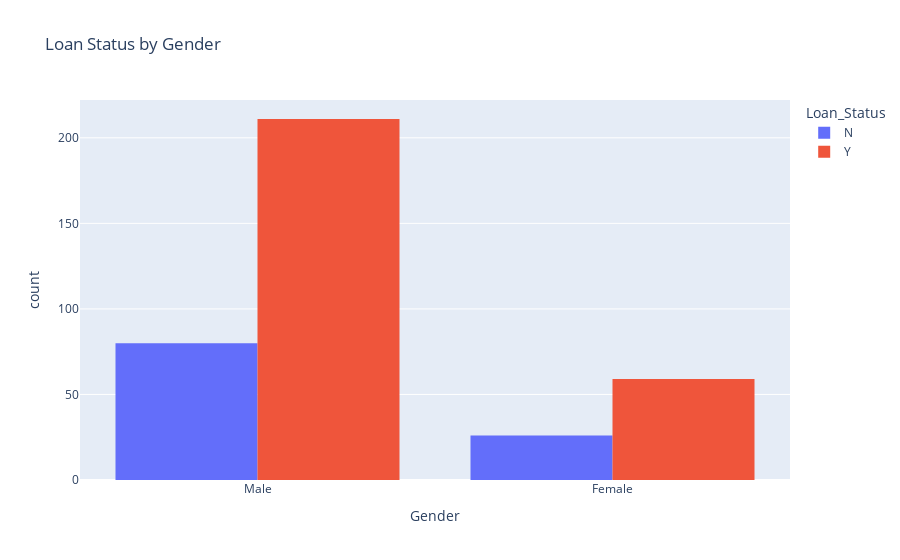

The notebook cell saved with this chart:
### Code cell
px.histogram(raw_df,x='Gender',color='Loan_Status',barmode="group",title="Loan Status by Gender")

### Figure 1 — Plotly figure (JSON) as saved in the notebook; plotly's stock layout.template omitted (floating-point values rounded to 4 significant figures; data arrays with more than 128 entries replaced by an {"elided": "..."} marker saying what was removed)
{"data": [{"alignmentgroup": "True", "bingroup": "x", "hovertemplate": "Loan_Status=N<br>Gender=%{x}<br>count=%{y}<extra></extra>", "legendgroup": "N", "marker": {"color": "#636efa", "pattern": {"shape": ""}}, "name": "N", "offsetgroup": "N", "orientation": "v", "showlegend": true, "type": "histogram", "x": ["Male", "Male", "Female", "Male", "Male", "Male", null, "Male", "Male", "Male", "Male", "Male", "Female", "Female", "Male", "Male", "Female", "Male", "Female", "Male", "Male", "Male", "Male", "Female", "Male", "Male", "Male", "Male", "Female", "Male", "Male", "Male", "Male", "Male", "Male", "Male", "Male", "Male", "Male", "Male", "Male", "Male", "Male", "Female", "Male", "Male", "Male", "Female", "Female", "Male", "Female", "Male", "Male", "Female", "Female", "Female", "Female", "Male", "Male", "Female", "Male", "Male", "Male", "Male", "Male", "Male", "Female", "Female", "Male", "Male", "Female", "Female", "Male", "Female", "Male", "Male", "Male", "Male", "Male", "Male", "Male", "Male", "Male", null, "Male", "Male", "Male", "Male", null, "Male", "Male", "Male", "Female", "Male", "Male", "Female", "Male", "Female", "Male", "Male", "Female", "Male", "Male", null, "Male", "Male", "Male", "Male", "Male", "Female"], "xaxis": "x", "yaxis": "y"}, {"alignmentgroup": "True", "bingroup": "x", "hovertemplate": "Loan_Status=Y<br>Gender=%{x}<br>count=%{y}<extra></extra>", "legendgroup": "Y", "marker": {"color": "#EF553B", "pattern": {"shape": ""}}, "name": "Y", "offsetgroup": "Y", "orientation": "v", "showlegend": true, "type": "histogram", "x": {"elided": "271 str values"}, "xaxis": "x", "yaxis": "y"}], "layout": {"barmode": "group", "legend": {"title": {"text": "Loan_Status"}, "tracegroupgap": 0}, "title": {"text": "Loan Status by Gender"}, "xaxis": {"anchor": "y", "domain": [0, 1], "title": {"text": "Gender"}}, "yaxis": {"anchor": "x", "domain": [0, 1], "title": {"text": "count"}}}}
